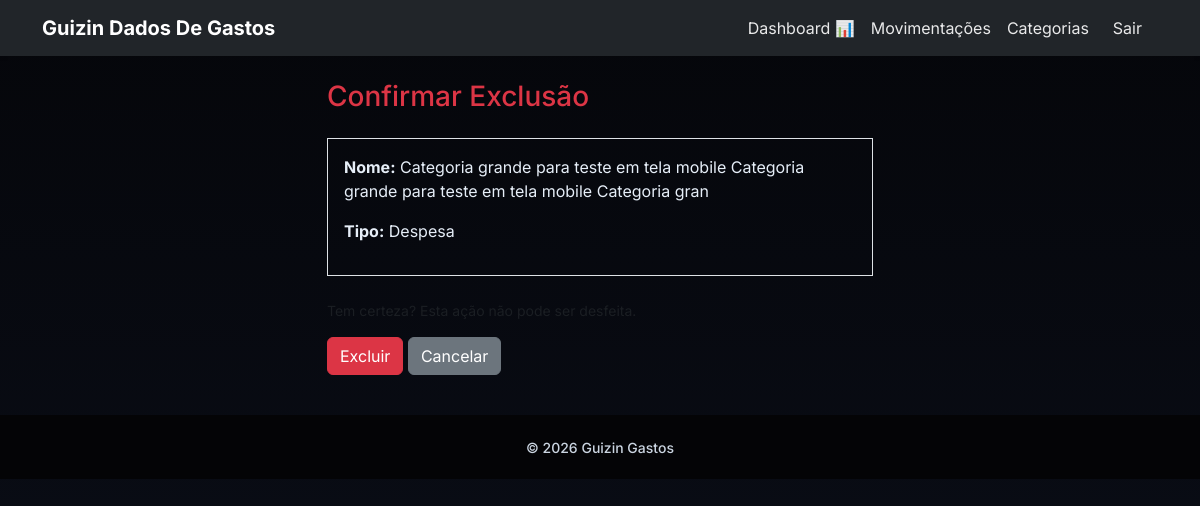
The app's page /categoria/excluir/5/ (signed in) with its own data.
### financeiro/models.py (models this page shows, shortened)
class Categoria(models.Model):
    TIPO_CHOICES = (
        ('despesa', 'Despesa'),
        ('receita', 'Receita'),
    )
    nome = models.CharField(max_length=100)
    tipo = models.CharField(max_length=10, choices=TIPO_CHOICES)
    usuario = models.ForeignKey(User, on_delete=models.CASCADE)

### financeiro/views.py (the view)
# urls.py: path('categoria/excluir/<int:id>/', views.excluir_categoria, name='excluir_categoria'),
@login_required
def excluir_categoria(request, id):
    cat = get_object_or_404(Categoria, id=id, usuario=request.user)
    if request.method == 'POST':
        cat.delete()
        return redirect('lista_categorias')
    return render(request, 'categorias/confirmar_excluir.html', {'categoria': cat})

### templates/categorias/confirmar_excluir.html (shortened to what this page needs)
{% extends 'base.html' %}
{% block content %}
<div class="row justify-content-center">
    <div class="col-md-6">
        <h3 class="mb-4 text-danger">Confirmar Exclusão</h3>
        <div class="border p-3 mb-4">
            <p><strong>Nome:</strong> {{ categoria.nome }}</p>
            <p><strong>Tipo:</strong> {{ categoria.get_tipo_display }}</p>
        </div>
        <p class="text-muted small mb-3">Tem certeza? Esta ação não pode ser desfeita.</p>
        <form method="post" class="d-inline">
            <button type="submit" class="btn btn-danger">Excluir</button>
            <a href="{% url 'lista_categorias' %}" class="btn btn-secondary">Cancelar</a>
        </form>
    </div>
</div>
{% endblock %}

### static/css/custom.css (style rules this page uses)
body { font-family: 'Inter', system-ui, -apple-system, 'Segoe UI', Roboto, 'Helvetica Neue', Arial; background: linear-gradient(180deg, #05060a 0%, #0b0f1a 100%); color: #e6eef8; min-height: 100vh; }

### records on screen
Categoria: nome "Categoria grande para teste em tela mobile Categoria grande para teste em tela mobile Categoria gran", tipo "Despesa"
